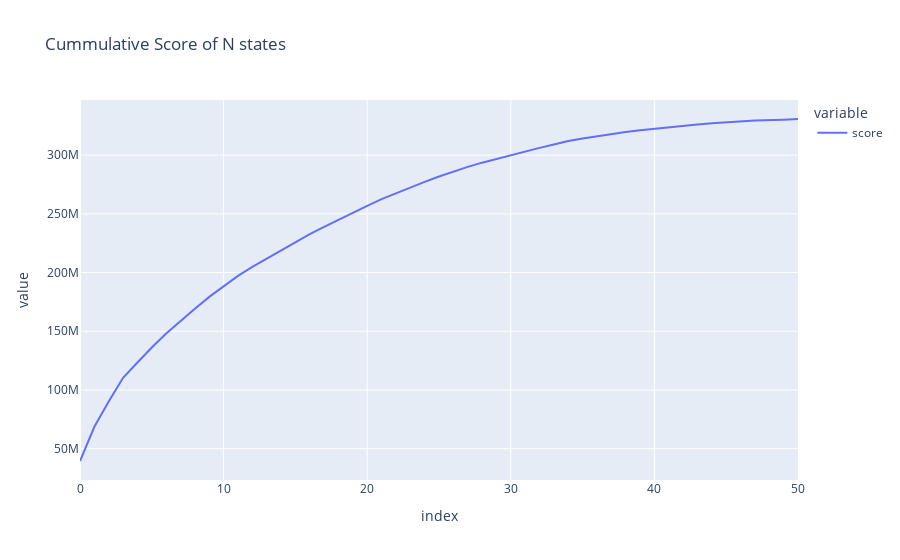

The notebook cell saved with this chart:
### Code cell
px.line(eval_df["score"].cumsum(), title="Cummulative Score of N states")

### Figure 1 — Plotly figure (JSON) as saved in the notebook; plotly's stock layout.template omitted (floating-point values rounded to 4 significant figures)
{"data": [{"hovertemplate": "variable=score<br>index=%{x}<br>value=%{y}<extra></extra>", "legendgroup": "score", "line": {"color": "#636efa", "dash": "solid"}, "marker": {"symbol": "circle"}, "mode": "lines", "name": "score", "orientation": "v", "showlegend": true, "type": "scatter", "x": [0, 1, 2, 3, 4, 5, 6, 7, 8, 9, 10, 11, 12, 13, 14, 15, 16, 17, 18, 19, 20, 21, 22, 23, 24, 25, 26, 27, 28, 29, 30, 31, 32, 33, 34, 35, 36, 37, 38, 39, 40, 41, 42, 43, 44, 45, 46, 47, 49, 50], "xaxis": "x", "y": [39538223, 68683728, 90221915, 110423164, 123425864, 136238372, 148037820, 158749728, 169189116, 179266447, 188555441, 197186834, 204892115, 212043617, 219073534, 225984374, 232769902, 238947126, 245102039, 250995757, 256769471, 262475965, 267594390, 272618669, 277276426, 281782262, 286019518, 289978871, 293584815, 296856431, 300046800, 303151414, 306162938, 309124217, 312062097, 314179619, 316141123, 317980229, 319773945, 321229216, 322606745, 323969104, 325066483, 326150708, 327140656, 328027323, 328806417, 329539808, 330182885, 330759736], "yaxis": "y"}], "layout": {"autosize": true, "legend": {"title": {"text": "variable"}, "tracegroupgap": 0}, "title": {"text": "Cummulative Score of N states"}, "xaxis": {"anchor": "y", "autorange": true, "domain": [0, 1], "range": [0, 50], "title": {"text": "index"}, "type": "linear"}, "yaxis": {"anchor": "x", "autorange": true, "domain": [0, 1], "range": [23360000.0, 346900000.0], "title": {"text": "value"}, "type": "linear"}}}
